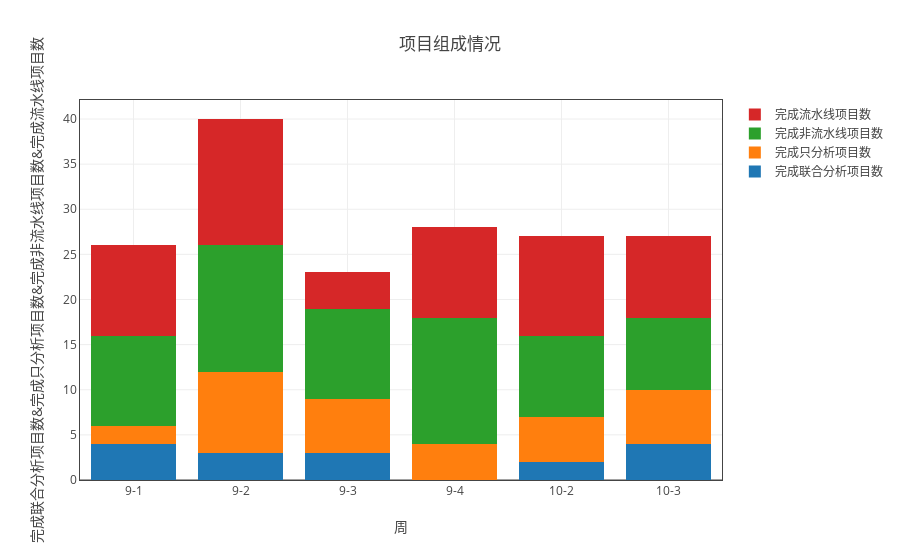
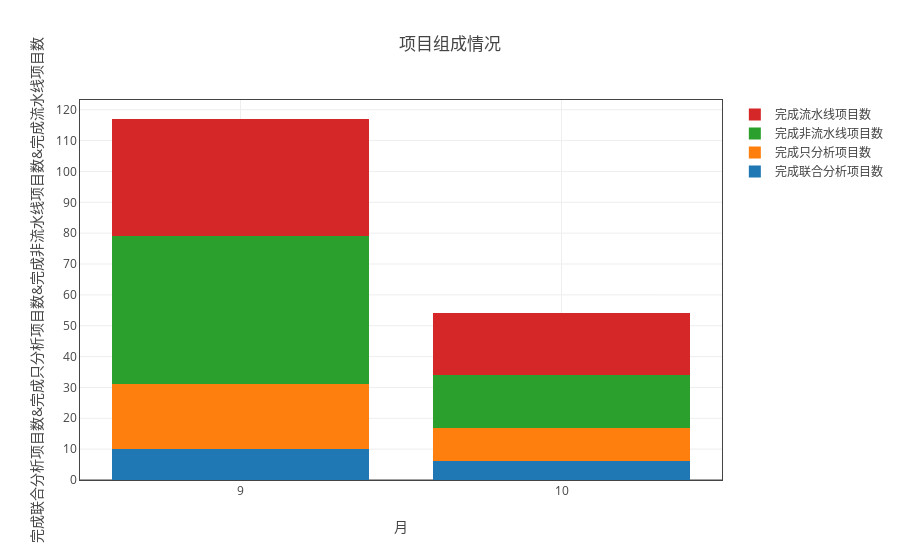

Source (notebook cell) for these figures, in order:
### Markdown cell above
### 项目组成情况

### Code cell
ss = myModule.format(all_df1 ,"日期（格式“月-周次”）" ,['完成流水线项目数','完成非流水线项目数','完成只分析项目数','完成联合分析项目数'])
myModule.myPlot(myModule.sort_by_index(ss.groupby('sum'))).plot('stack_bar',fig_title='项目组成情况')
ss = myModule.format(all_df1 ,"month" ,['完成流水线项目数','完成非流水线项目数','完成只分析项目数','完成联合分析项目数'])
myModule.myPlot(ss.groupby('sum')).plot('stack_bar',"月",fig_title='项目组成情况')

### Figure 1 — Plotly figure (JSON) as saved in the notebook; plotly's stock layout.template omitted (floating-point values rounded to 4 significant figures)
{"data": [{"name": "完成联合分析项目数", "type": "bar", "uid": "52257f65-d745-11e8-8ddb-a41f72875c19", "x": ["9-1", "9-2", "9-3", "9-4", "10-2", "10-3"], "y": [4, 3, 3, 0, 2, 4]}, {"name": "完成只分析项目数", "type": "bar", "uid": "52257f66-d745-11e8-8ddb-a41f72875c19", "x": ["9-1", "9-2", "9-3", "9-4", "10-2", "10-3"], "y": [2, 9, 6, 4, 5, 6]}, {"name": "完成非流水线项目数", "type": "bar", "uid": "52257f67-d745-11e8-8ddb-a41f72875c19", "x": ["9-1", "9-2", "9-3", "9-4", "10-2", "10-3"], "y": [10, 14, 10, 14, 9, 8]}, {"name": "完成流水线项目数", "type": "bar", "uid": "52257f68-d745-11e8-8ddb-a41f72875c19", "x": ["9-1", "9-2", "9-3", "9-4", "10-2", "10-3"], "y": [10, 14, 4, 10, 11, 9]}], "layout": {"barmode": "stack", "title": "项目组成情况", "xaxis": {"mirror": "all", "nticks": 20, "showgrid": true, "showline": true, "title": "周", "type": "category", "zeroline": true}, "yaxis": {"mirror": "all", "nticks": 20, "showgrid": true, "showline": true, "title": "完成联合分析项目数&完成只分析项目数&完成非流水线项目数&完成流水线项目数", "zeroline": true}}}

### Figure 2 — Plotly figure (JSON) as saved in the notebook; plotly's stock layout.template omitted (floating-point values rounded to 4 significant figures)
{"data": [{"name": "完成联合分析项目数", "type": "bar", "uid": "52257f69-d745-11e8-8ddb-a41f72875c19", "x": [9, 10], "y": [10, 6]}, {"name": "完成只分析项目数", "type": "bar", "uid": "52257f6a-d745-11e8-8ddb-a41f72875c19", "x": [9, 10], "y": [21, 11]}, {"name": "完成非流水线项目数", "type": "bar", "uid": "52257f6b-d745-11e8-8ddb-a41f72875c19", "x": [9, 10], "y": [48, 17]}, {"name": "完成流水线项目数", "type": "bar", "uid": "52257f6c-d745-11e8-8ddb-a41f72875c19", "x": [9, 10], "y": [38, 20]}], "layout": {"barmode": "stack", "title": "项目组成情况", "xaxis": {"mirror": "all", "nticks": 20, "showgrid": true, "showline": true, "title": "月", "type": "category", "zeroline": true}, "yaxis": {"mirror": "all", "nticks": 20, "showgrid": true, "showline": true, "title": "完成联合分析项目数&完成只分析项目数&完成非流水线项目数&完成流水线项目数", "zeroline": true}}}
